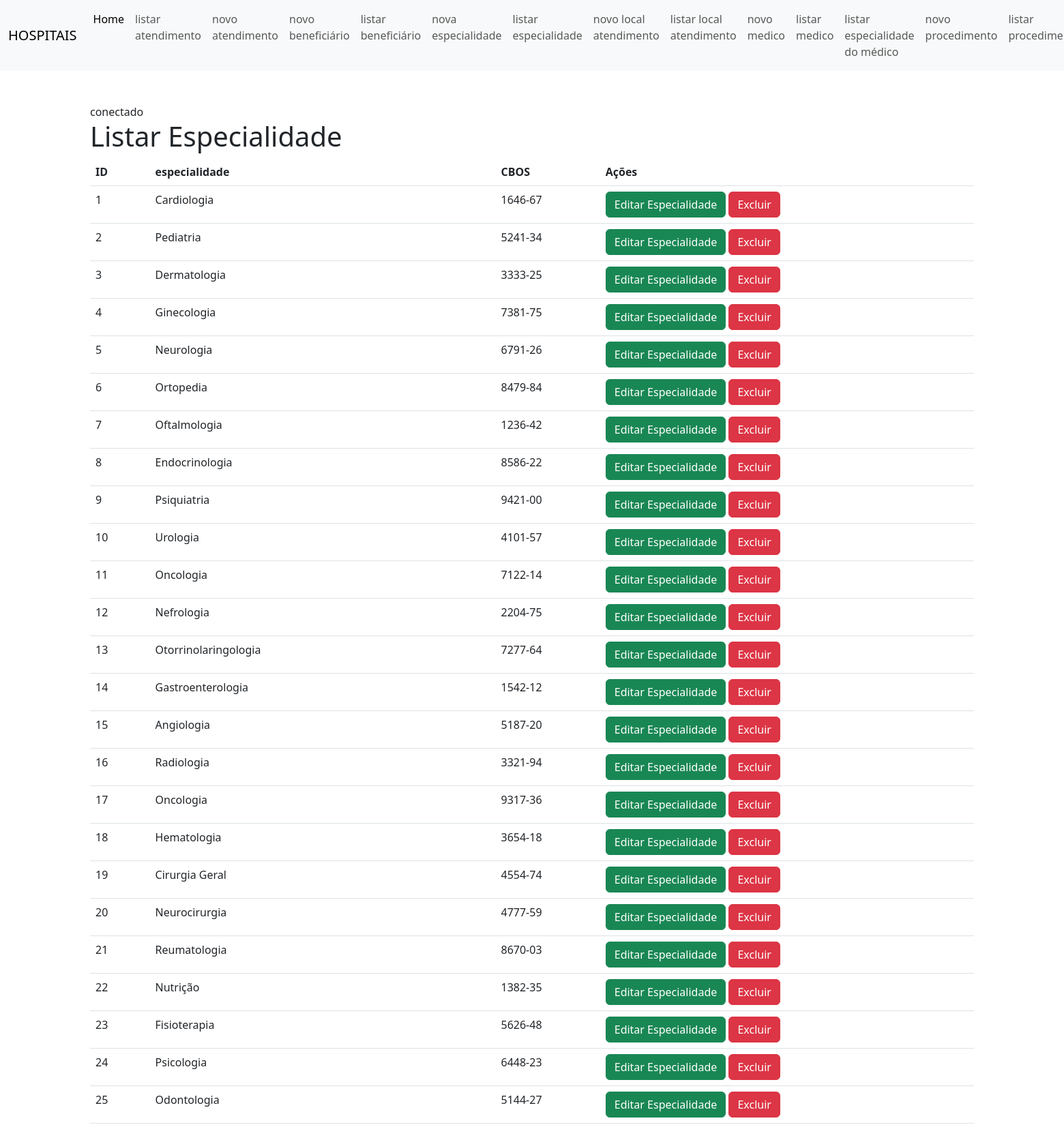
Screenshot of /?page=listar-especialidade (upper part) with the database file from the repository.
### tables this page shows
create table Especialidade(
	id int primary key auto_increment,
	especialidade VARCHAR(255),
	CBOS VARCHAR(10)
);

### CRUD/Especialidade/listar-especialidade.php (the view)
<h1>Listar Especialidade</h1>
<?php
  $sql = "SELECT * FROM Especialidade";
  $res = $conn->query($sql);
  $qtd = $res->num_rows;
  if($qtd > 0){
    print "<table class='table' table-hover table-striped
    table-bordered>";
      print "<tr>";
      print "<th>ID</th>";
      print "<th>especialidade</th>";
      print "<th>CBOS</th>";
      print "<th>Ações</th>";
      print "</tr>";
    while($row = $res->fetch_object()){
      print "<tr>";
      print "<td>".$row->id."</td>";
      print "<td>".$row->especialidade."</td>";
      print "<td>".$row->CBOS."</td>";
      print "<td>
              <button
                onclick=\"location.href='?page=editar-especialidade&id=".$row->id."';\"
                class='btn btn-success'>Editar Especialidade</button>
              <button
                onclick=\"if(confirm('Tem certeza que deseja excluir?'))
                    {location.href='?page=salvar-especialidade&acao=excluir-especialidade&id=" . $row->id."';}
                    else{false;}\"
                class='btn btn-danger'>
                Excluir
              </button>";
      print "</tr>";
    }
    print "</table>";
  }else{
    print "<p class='alert alert-danger'>Não encontrou resultados! </p>";
  }
?>

### rows the page displays
especialidade: id "1", especialidade "Cardiologia", CBOS "1646-67"
especialidade: id "2", especialidade "Pediatria", CBOS "5241-34"
especialidade: id "3", especialidade "Dermatologia", CBOS "3333-25"
especialidade: id "4", especialidade "Ginecologia", CBOS "7381-75"
especialidade: id "5", especialidade "Neurologia", CBOS "6791-26"
especialidade: id "6", especialidade "Ortopedia", CBOS "8479-84"
especialidade: id "7", especialidade "Oftalmologia", CBOS "1236-42"
especialidade: id "8", especialidade "Endocrinologia", CBOS "8586-22"
especialidade: id "9", especialidade "Psiquiatria", CBOS "9421-00"
especialidade: id "10", especialidade "Urologia", CBOS "4101-57"
especialidade: id "11", especialidade "Oncologia", CBOS "7122-14"
especialidade: id "12", especialidade "Nefrologia", CBOS "2204-75"
especialidade: id "13", especialidade "Otorrinolaringologia", CBOS "7277-64"
especialidade: id "14", especialidade "Gastroenterologia", CBOS "1542-12"
especialidade: id "15", especialidade "Angiologia", CBOS "5187-20"
especialidade: id "16", especialidade "Radiologia", CBOS "3321-94"
especialidade: id "17", especialidade "Oncologia", CBOS "9317-36"
especialidade: id "18", especialidade "Hematologia", CBOS "3654-18"
especialidade: id "19", especialidade "Cirurgia Geral", CBOS "4554-74"
especialidade: id "20", especialidade "Neurocirurgia", CBOS "4777-59"
especialidade: id "21", especialidade "Reumatologia", CBOS "8670-03"
especialidade: id "22", especialidade "Nutrição", CBOS "1382-35"
especialidade: id "23", especialidade "Fisioterapia", CBOS "5626-48"
especialidade: id "24", especialidade "Psicologia", CBOS "6448-23"
especialidade: id "25", especialidade "Odontologia", CBOS "5144-27"
